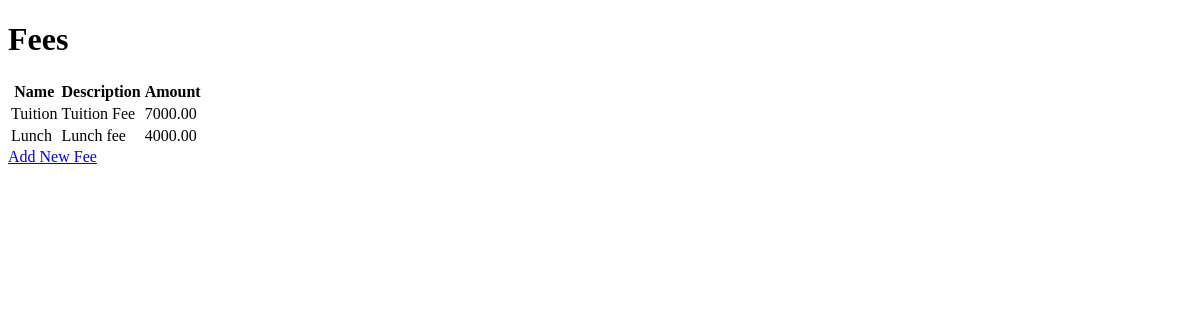
Page /finance/ on the earlier database version.
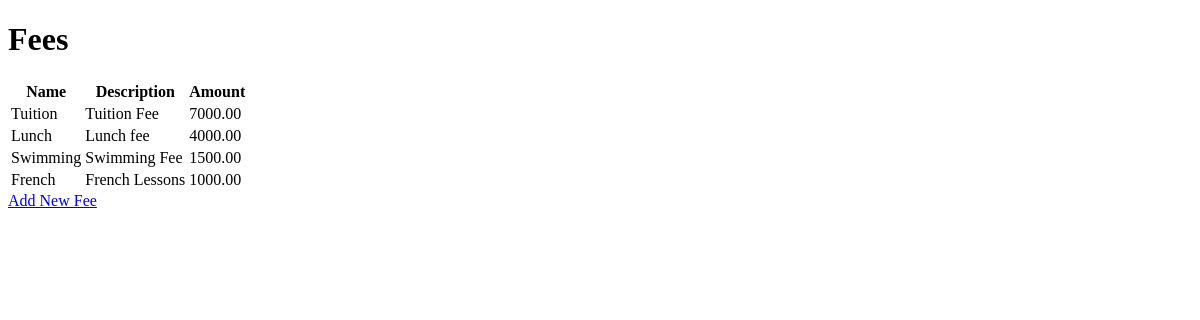
Same page on the later database version.
### finance/models.py (models this page shows, shortened)
class FeeType(models.Model):
    name = models.CharField(max_length=100)
    description = models.TextField(blank=True, null=True)
    amount = models.DecimalField(max_digits=10, decimal_places=2)

### finance/views.py (the view)
# urls.py: path('', views.FeeListView.as_view(), name='fee_list'),
class FeeListView(ListView):
    model = FeeType
    template_name = 'finance/fee_list.html'
    context_object_name = 'fees'
    def get_queryset(self):
        return FeeType.objects.all()

### finance/templates/finance/fee_list.html (shortened to what this page needs)
<!DOCTYPE html>
<html lang="en">
<head>
</head>
<body>
    <h1>Fees</h1>
    <table>
        <thead>
            <tr>
                <th>Name</th>
                <th>Description</th>
                <th>Amount</th>
            </tr>
        </thead>
        <tbody>
            {% for fee in fees %}
            <tr>
                <td>{{ fee.name }}</td>
                <td>{{ fee.description }}</td>
                <td>{{ fee.amount }}</td>
            </tr>
            {% endfor %}
        </tbody>
    </table>
    <a href="{% url 'finance:add_fee' %}">Add New Fee</a>
</body>
</html>

Differences in the rows shown:
added FeeType: name "Swimming", description "Swimming Fee", amount "1500.00"
added FeeType: name "French", description "French Lessons", amount "1000.00"
